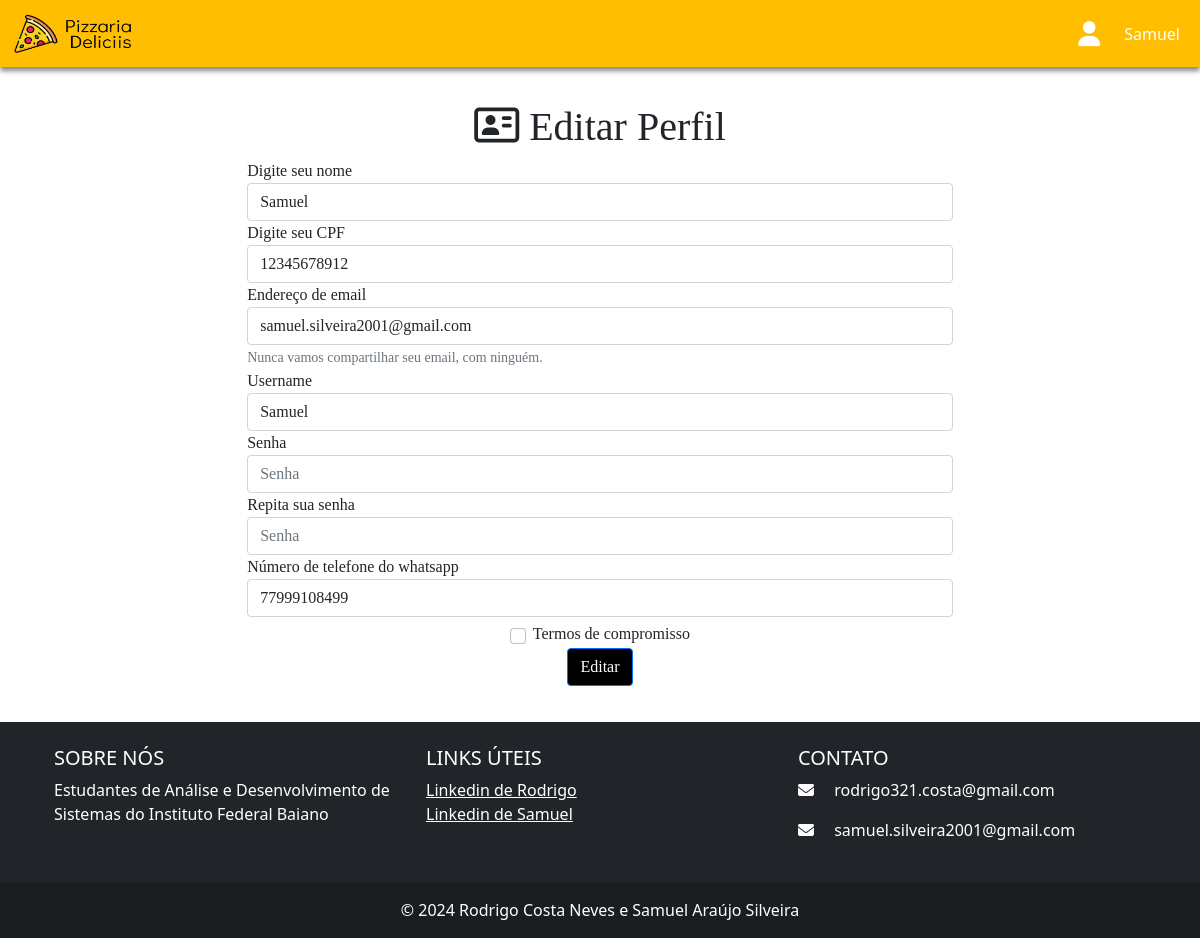
Page /editarperfil/ (signed in) on the earlier database version.
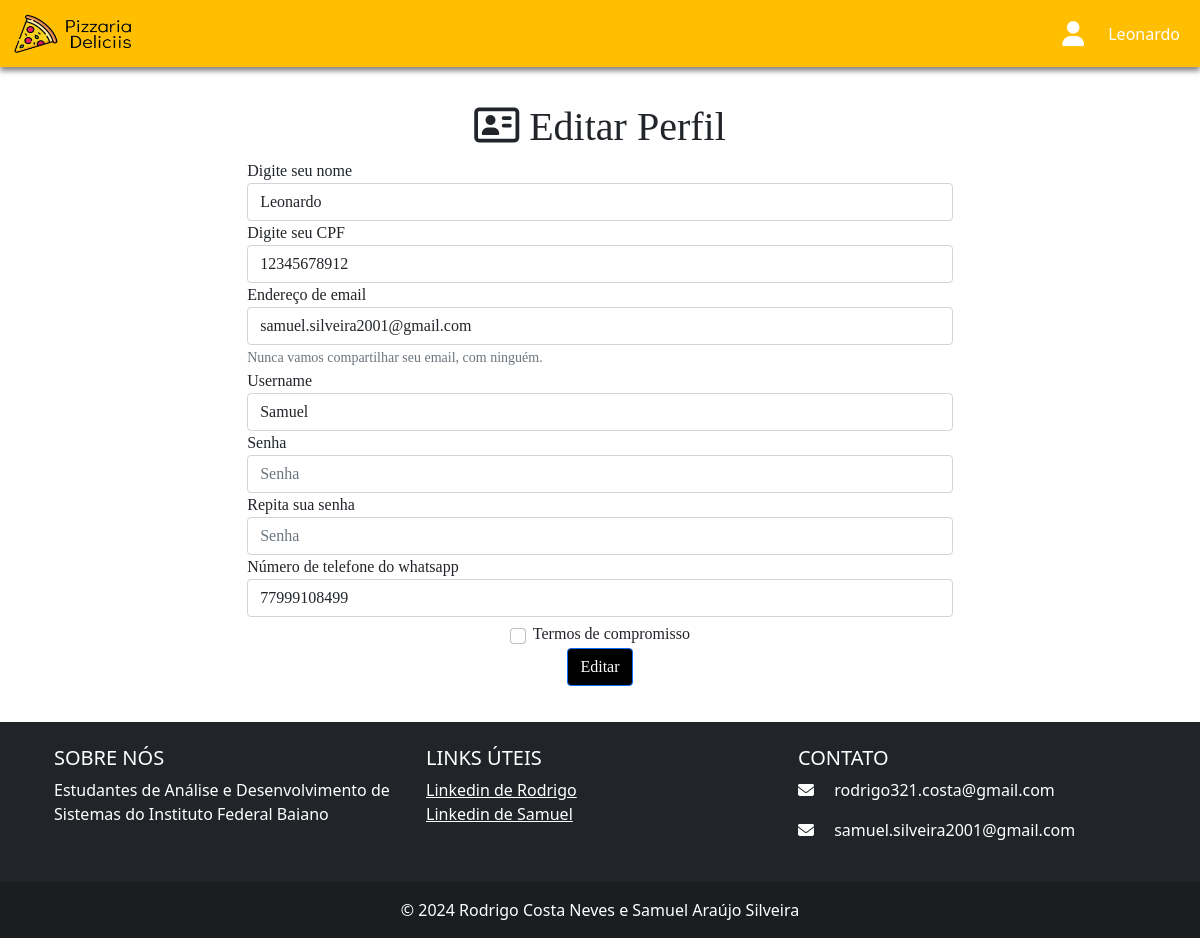
Same page on the later database version.
### usuario/models.py (models this page shows, shortened)
class CustomUser(AbstractUser):
    TIPO_CHOICES = (
        ('A', 'Administrador'),
        ('B', 'Usuário'),
    )
    nome = models.CharField(max_length=100, blank=True)
    cpf = models.CharField(max_length=14, blank=True, unique=True)
    telefone = models.CharField(max_length=20, blank=True, unique=True)
    tipo = models.CharField(max_length=1, choices=TIPO_CHOICES, default='B')

### usuario/views.py (the view)
# urls.py: path('editarperfil/', views.editarperfil, name='editarperfil'),
def editarperfil(request):
        if request.user.is_authenticated:
            user = request.user
            if request.method == 'POST':
                username = request.POST.get('username')
                nome = request.POST.get('nome')
                email = request.POST.get('email')
                senha = request.POST.get('senha1')
                cpf = request.POST.get('cpf')
                telefone = request.POST.get('telefone')
                if CustomUser.objects.filter(username=username).exclude(id=user.id).exists():
                    erro = "Username já existe"
                    return render(request, 'editarperfil.html', {'erro': erro})
                elif CustomUser.objects.filter(email=email).exclude(id=user.id).exists():
                    erro = "Email já foi cadastrado"
                    return render(request, 'editarperfil.html', {'erro': erro})
                elif CustomUser.objects.filter(cpf=cpf).exclude(id=user.id).exists():
                    erro = "CPF já foi cadastrado"
                    return render(request, 'editarperfil.html', {'erro': erro})
                elif CustomUser.objects.filter(telefone=telefone).exclude(id=user.id).exists():
                    erro = "Telefone já foi cadastrado"
                    return render(request, 'editarperfil.html', {'erro': erro})
                else:
                    user.username = username
                    user.nome = nome
                    user.email = email
                    user.cpf = cpf
                    user.telefone = telefone
                    if senha:
                        user.set_password(senha)
                    user.save()
                    messages.success(request, 'Usuário editado com sucesso, faça o login para confirmar alterações.')
                return redirect('login')
            else:
                return render(request, 'editarperfil.html', {'user': user})
        else:
            return render(request, 'cadastrar.html')

### usuario/templates/editarperfil.html (shortened to what the changed rows need)
{% load static %}
<!DOCTYPE html>
<html lang="en">
<head>
  <link href="https://cdn.jsdelivr.net/npm/bootstrap@5.0.2/dist/css/bootstrap.min.css" rel="stylesheet"
>
  <link rel="stylesheet" href="{% static 'css/editarperfil.css' %}">
</head>
<body>
  <nav class="navbar navbar-expand-lg" id="nav" style="background-color: #FFBF00">
    <div class="container-fluid">
      <div class="collapse navbar-collapse" id="navbarNav">
        <ul class="navbar-nav ms-auto">
          <li class="nav-item">
            <a class="nav-link active" aria-current="page" href="#" style="color: white">{{user.nome}}</a>
          </li>
        </ul>
      </div>
    </div>
  </nav>
  <div class="container-fluid" id="editar">
    <h1><i class="fa-regular fa-address-card"></i> Editar Perfil</h1>
    <form id="cadastroForm" method="post" action="{% url 'editarperfil' %}">
      <div class="form-group">
        <label for="nome">Digite seu nome</label>
        <input value="{{user.nome}}" name="nome" type="text" class="form-control" id="nome" placeholder="Seu nome">
      </div>
      <div class="form-group">
        <label for="cpf">Digite seu CPF</label>
        <input value="{{user.cpf}}" name="cpf" type="text" class="form-control" id="cpf" placeholder="Seu CPF">
      </div>
      <div class="form-group">
        <label for="email">Endereço de email</label>
        <input value="{{user.email}}" name="email" type="email" class="form-control" id="email1" placeholder="Seu email">
        <small id="emailHelp" class="form-text text-muted">Nunca vamos compartilhar seu email, com
          ninguém.</small>
      </div>
      <div class="form-group">
        <label for="username">Username</label>
        <input value="{{user.username}}" name="username" type="text" class="form-control" id="username" placeholder="Seu Username">
      </div>
      <div class="form-group">
        <label for="telefone">Número de telefone do whatsapp</label>
        <input value="{{user.telefone}}" name="telefone" type="tel" class="form-control" id="telefone" placeholder="Seu telefone">
      </div>
    </form>
  </div>
</body>
</html>

Differences in the rows shown:
changed CustomUser "samuel.silveira2001@gmail.com": nome "Samuel" → "Leonardo"
